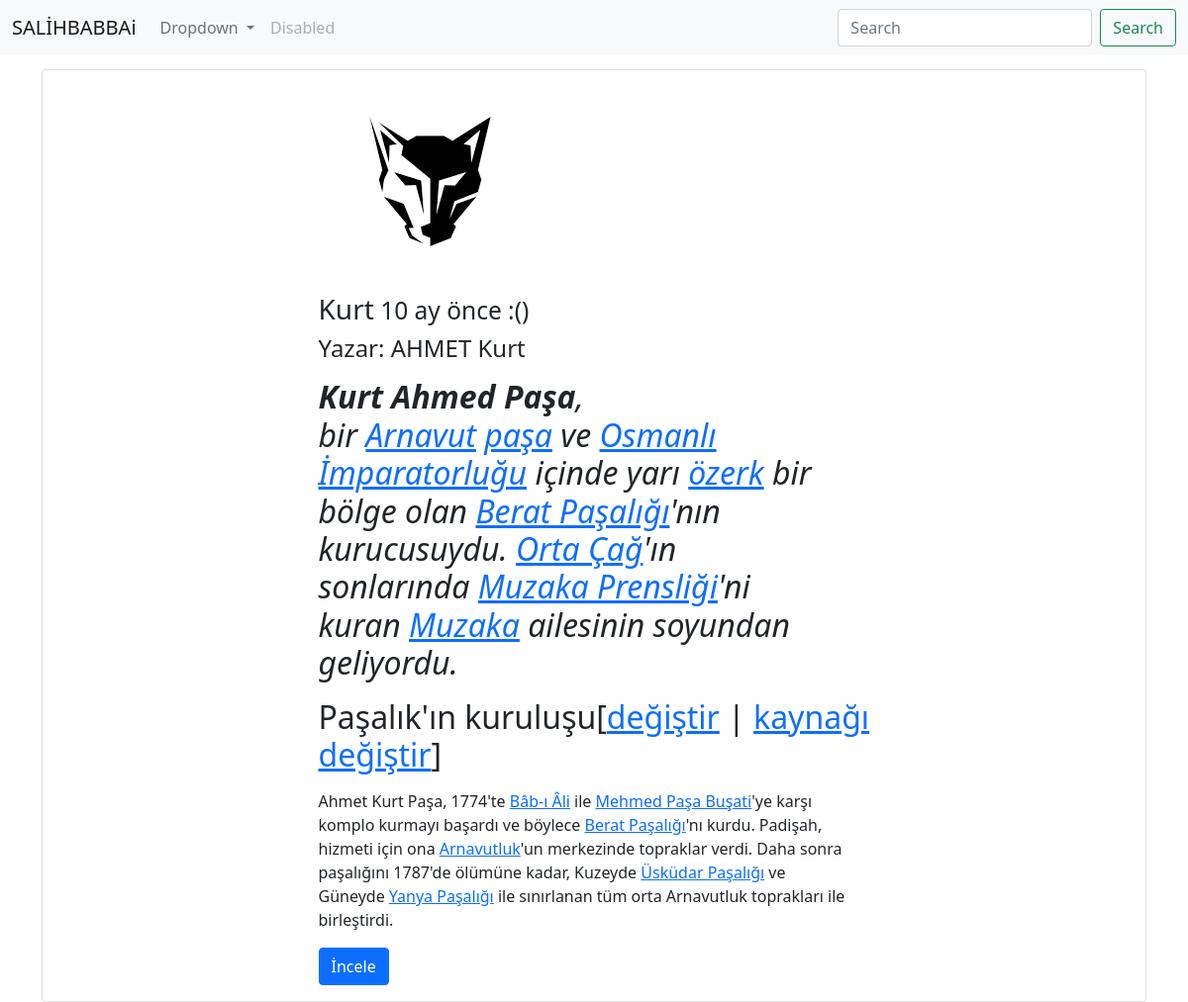
Page /post/kurt/ on the committed database.
### post/models.py (models this page shows, shortened)
class Post(models.Model):
    user=models.ForeignKey('auth.User',verbose_name='Yazar',related_name='posts')
    title=models.CharField(max_length=120,verbose_name="Başlık")
    content=RichTextField(verbose_name='içerik')
    publishing_date=models.DateTimeField(verbose_name='Yayınlanma Tarihi',auto_now_add=True)
    image=models.ImageField(null=True, blank=True)
    slug=models.SlugField(unique=True,editable=False,max_length=130)
    def get_absolute_url(self):
       return reverse('post:detail',kwargs={'slug':self.slug})
    class Meta:
        ordering=['-publishing_date','id']

### post/views.py (the view)
# urls.py: url(r'^(?P<slug>[\w-]+)/$', post_detail, name='detail'),
def post_detail(request,slug):
    post=get_object_or_404(Post,slug=slug)
    context={
        'post':post,
    }
    return render(request,'post/detail.html',context)

### templates/post/detail.html (shortened to what this page needs)
{% extends 'base.html'%}
{%block body%}
        <div class="container">
        <div class="card">
          <div class="col-md-6 offset-md-3">
            <div class="thumbnail">
              <div class="caption">
                  {%if post.image%}
                     <img src="{{post.image.url}}" class="image-fluid">
                  {%endif%}
                <h3>{{post.title}}<small> {{post.publishing_date|timesince}} önce :() </small></h3>
                <h4>Yazar: {{post.user.get_full_name}}</h4>
                <p>{{post.content|safe|linebreaks}}</p>
                <p><a href="{{post.get_absolute_url}}" class="btn btn-primary" role="button">İncele</a>
                </p>
              </div>
            </div>
          </div>
        </div>
        </div>
{%endblock%}

### templates/base.html (shortened to what this page needs)
{%load static%}
<!DOCTYPE html>
<html lang="en">
<head>
    <link rel="stylesheet" href="{%static 'css/bootstrap.min.css'%}">
    <link rel="stylesheet" href="{%static 'css/style.css'%}">
</head>
<body>
    {%include 'header.html'%}
    {% block body%}
    {% endblock%}
</body>
</html>

### templates/header.html (shortened to what this page needs)
<nav class="navbar fixed-top navbar-expand-lg  navbar-light bg-light ">
  <div class="container-fluid">
    <a class="navbar-brand" href="{% url 'home'%}">SALİHBABBAi</a>
    <div class="collapse navbar-collapse" id="navbarSupportedContent">
      <ul class="navbar-nav me-auto mb-2 mb-lg-0">
        <li class="nav-item dropdown">
          <a class="nav-link dropdown-toggle" href="#" id="navbarDropdown" role="button" data-bs-toggle="dropdown" aria-expanded="false">
            Dropdown
          </a>
        </li>
        <li class="nav-item">
          <a class="nav-link disabled">Disabled</a>
        </li>
      </ul>
      <form class="d-flex">
        <input class="form-control me-2" type="search" placeholder="Search" aria-label="Search">
        <button class="btn btn-outline-success" type="submit">Search</button>
      </form>
        </nav>

### static/css/style.css (style rules this page uses)
body { padding-top:70px; }

### rows in the picture
Post: image (picture), title "Kurt", publishing_date "10 ay", user.get_full_name "AHMET Kurt", content "Kurt Ahmed Paşa , bir Arnavut paşa ve Osmanlı İmparatorluğu içinde yarı özerk bir bölge olan Berat Paşalığı 'nın kurucusuydu. Orta Çağ 'ın sonlarında Muzaka Prensliği 'ni kuran Muzaka ailesinin soyundan geliyordu. Paşalık'ın kuruluşu[ değiştir | kaynağı değiştir ] Ahmet Kurt Paşa, 1774'te Bâb-ı Âli ile Mehmed Paşa Buşati 'ye karşı komplo kurmayı başardı ve böylece Berat Paşalığı 'nı kurdu. Padişah, hizmeti için ona Arnavutluk 'un merkezinde topraklar verdi. Daha sonra paşalığını 1787'de ölümüne kadar, Kuzeyde Üsküdar Paşalığı ve Güneyde Yanya Paşalığı ile sınırlanan tüm orta Arnavutluk toprakları ile birleştirdi."
